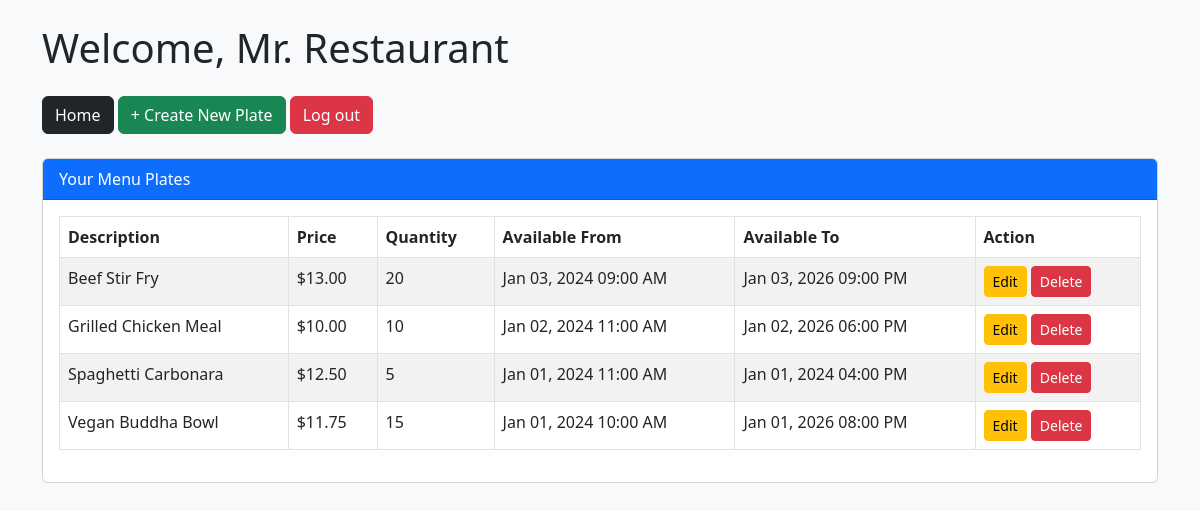
The page /restaurant_homepage.php (signed in) on the database its author committed.
### tables this page shows
CREATE TABLE Plates (
    id INT AUTO_INCREMENT PRIMARY KEY,
    owner_id INT NOT NULL,
    description VARCHAR(256),
    available_from DATETIME NOT NULL,
    available_to DATETIME NOT NULL,
    price DECIMAL(10,2) NOT NULL,
    quantity_available INT NOT NULL,
    FOREIGN KEY (owner_id) REFERENCES Users(id)
);

### restaurant_homepage.php (the view, shortened to what this page needs)
<?php
$user_id = $_SESSION["user"]["id"];
global $db_conn;
$query = "SELECT * FROM Plates WHERE owner_id = ? ORDER BY available_from DESC";
$stmt = $db_conn->prepare($query);
$stmt->bind_param("i", $user_id);
$stmt->execute();
$result = $stmt->get_result();
?>
<!DOCTYPE html>
<html lang="en">
<head>
    <link rel="stylesheet" href="https://cdn.jsdelivr.net/npm/bootstrap@5.3.0/dist/css/bootstrap.min.css">
</head>
<body class="bg-light">
    <div class="container py-4">
        <h1 class="mb-4">Welcome, <?= htmlspecialchars($_SESSION["user"]["name"]) ?></h1>
        <div class="mb-4">
            <a class="btn btn-dark" href="index.php">Home</a>
            <a class="btn btn-success" href="create_plate.php">+ Create New Plate</a>
            <a class="btn btn-danger" href="logout.php">Log out</a>
        </div>
        <div class="card mb-4">
            <div class="card-header bg-primary text-white">Your Menu Plates</div>
            <div class="card-body">
                <?php if ($result->num_rows === 0): ?>
                    <p>You haven't created any plates yet.</p>
                <?php else: ?>
                    <table class="table table-bordered table-striped">
                        <thead>
                            <tr>
                                <th>Description</th>
                                <th>Price</th>
                                <th>Quantity</th>
                                <th>Available From</th>
                                <th>Available To</th>
                                <th>Action</th>
                            </tr>
                        </thead>
                        <tbody>
                            <?php while ($row = $result->fetch_assoc()): ?>
                                <tr>
                                    <td><?= htmlspecialchars($row['description']) ?></td>
                                    <td>$<?= number_format($row['price'], 2) ?></td>
                                    <td><?= intval($row['quantity_available']) ?></td>
                                    <td><?= date('M d, Y h:i A', strtotime($row['available_from'])) ?></td>
                                    <td><?= date('M d, Y h:i A', strtotime($row['available_to'])) ?></td>
                                    <td>
                                        <a href="edit_plate.php?id=<?= $row['id'] ?>" class="btn btn-warning btn-sm">Edit</a>
                                        <a href="delete_plate.php?id=<?= $row['id'] ?>" class="btn btn-danger btn-sm"
                                            onclick="return confirm('Are you sure you want to delete this plate?');">
                                            Delete
                                        </a>
                                    </td>
                                </tr>
                            <?php endwhile; ?>
                        </tbody>
                    </table>
                <?php endif; ?>
            </div>
        </div>
    </div>
</body>
</html>

### rows shown on the page
plates: description "Beef Stir Fry", price "13.00", quantity_available "20", available_from "Jan 03, 2024 09:00 AM", available_to "Jan 03, 2026 09:00 PM"
plates: description "Grilled Chicken Meal", price "10.00", quantity_available "10", available_from "Jan 02, 2024 11:00 AM", available_to "Jan 02, 2026 06:00 PM"
plates: description "Spaghetti Carbonara", price "12.50", quantity_available "5", available_from "Jan 01, 2024 11:00 AM", available_to "Jan 01, 2024 04:00 PM"
plates: description "Vegan Buddha Bowl", price "11.75", quantity_available "15", available_from "Jan 01, 2024 10:00 AM", available_to "Jan 01, 2026 08:00 PM"

### other values the page prints
$_SESSION["user"]["name"] "Mr. Restaurant"
